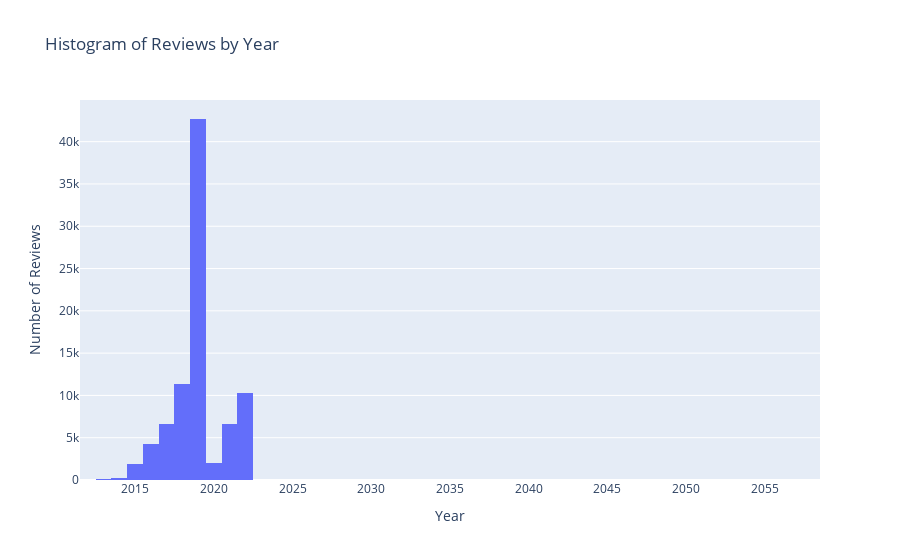

Notebook code for this chart:
### Markdown cell above
Yearly Analysis

### Code cell
# Convert 'last review' column to datetime format
airbnb_data['last review'] = pd.to_datetime(airbnb_data['last review'], errors='coerce')

# Extract the year from the 'last review' column and create a new column 'last_review_year'
airbnb_data['last_review_year'] = airbnb_data['last review'].dt.year

fig = px.histogram(airbnb_data, x='last_review_year',
                   title='Histogram of Reviews by Year',
                   labels={'last_review_year': 'Year', 'count': 'Number of Reviews'})


fig.update_layout(
    xaxis=dict(title='Year'),
    yaxis=dict(title='Number of Reviews'),
    showlegend=False
)

### Figure 1 — Plotly figure (JSON) as saved in the notebook; plotly's stock layout.template omitted (floating-point values rounded to 4 significant figures; data arrays with more than 128 entries replaced by an {"elided": "..."} marker saying what was removed)
{"data": [{"alignmentgroup": "True", "bingroup": "x", "hovertemplate": "Year=%{x}<br>count=%{y}<extra></extra>", "legendgroup": "", "marker": {"color": "#636efa", "pattern": {"shape": ""}}, "name": "", "offsetgroup": "", "orientation": "v", "showlegend": false, "type": "histogram", "x": {"elided": "102011 int values"}, "xaxis": "x", "yaxis": "y"}], "layout": {"barmode": "relative", "legend": {"tracegroupgap": 0}, "showlegend": false, "title": {"text": "Histogram of Reviews by Year"}, "xaxis": {"anchor": "y", "domain": [0, 1], "title": {"text": "Year"}}, "yaxis": {"anchor": "x", "domain": [0, 1], "title": {"text": "Number of Reviews"}}}}
